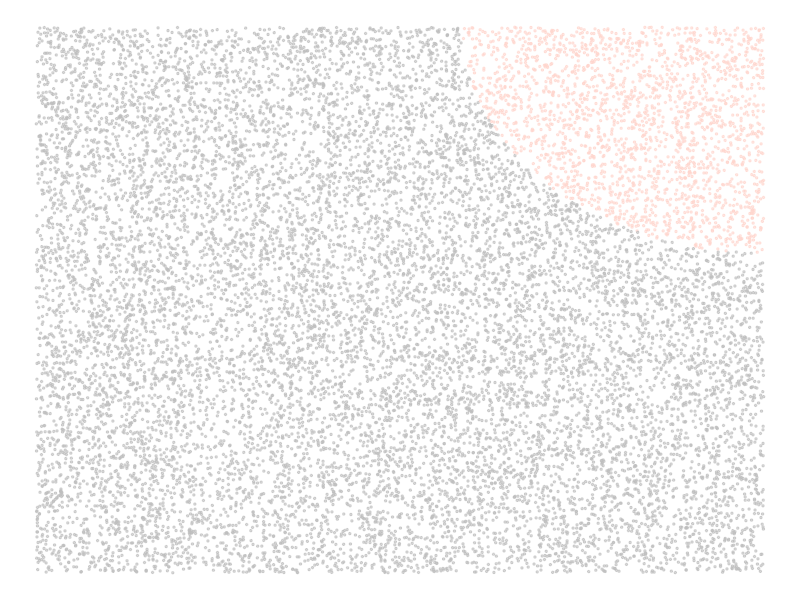
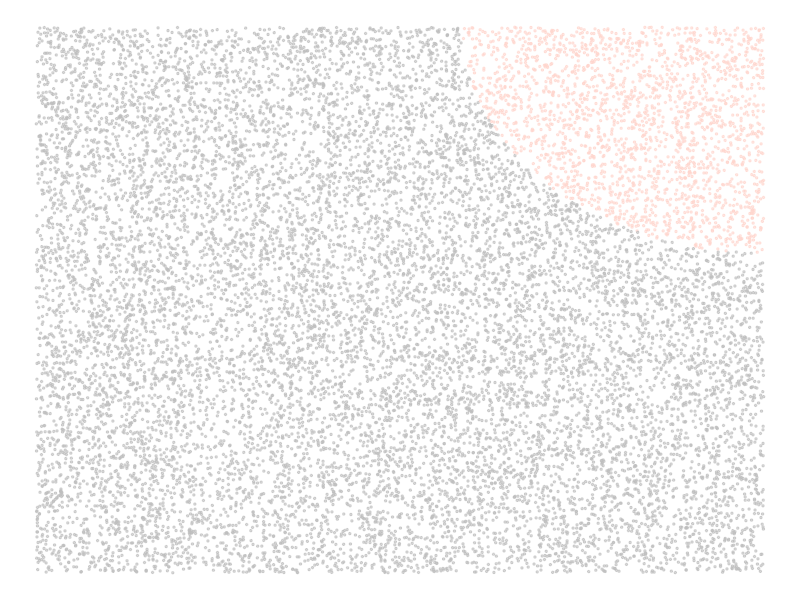

Here is the R script that generated these plots, in order:
library(ggplot2)

setwd('~/Desktop/human-trafficking')

set.seed(42)  # Ensures reproducibility

# Create a dataframe with 16,000 random points
df <- data.frame(
  x = runif(16000, min = 0, max = 100),  # Spread across the full area
  y = runif(16000, min = 0, max = 100)
)

# Assign a default color to all dots
df$group <- "gray"

# Calculate distance from the **top-left corner (0,100)**
df$distance <- sqrt((df$x - 100)^2 + (df$y - 100)^2)  # Euclidean distance from (100,100)

# Select the 6,006 closest points to the top-left
corner_selected <- order(df$distance)[1:2181]  # Smallest distances first

# Change their color
df$group[corner_selected] <- "#FFD5CD"

# Create scatter plot with colors
ggplot(df, aes(x, y, color = group)) +
  geom_point(size = 0.5, alpha = 0.6) +
  scale_color_manual(values = c("gray" = "gray", "#FFD5CD" = "#FFD5CD")) +  # Define colors
  theme_void() +  # Remove axes
  theme(legend.position = "none")  # Hide legend

# Save the plot
ggsave("minor.png", width = 10, height = 6, dpi = 300)
